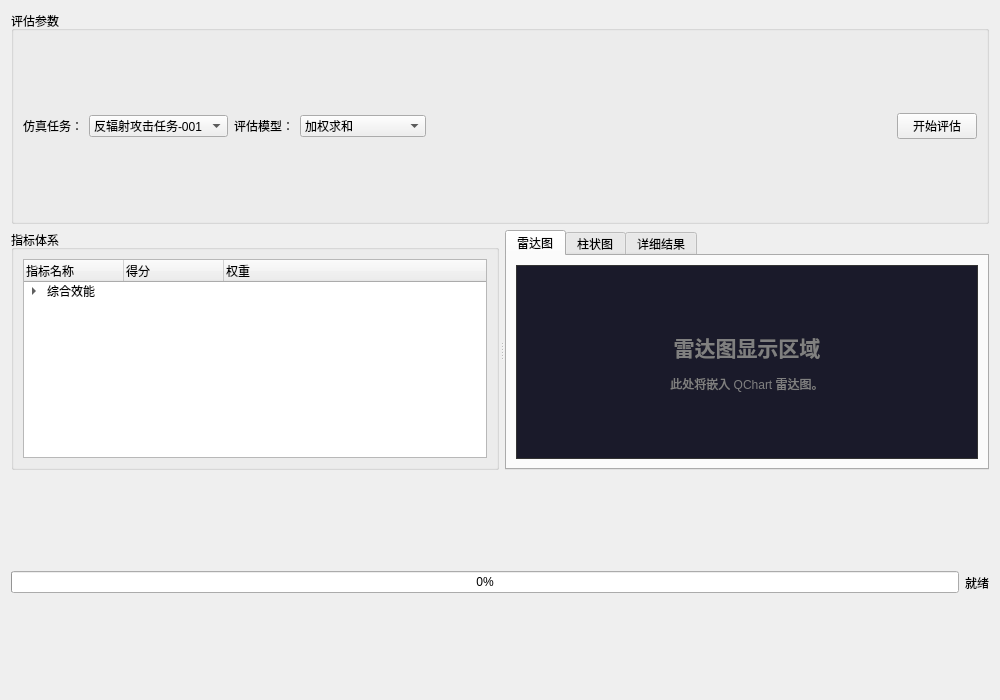
<?xml version="1.0" encoding="UTF-8"?>
<ui version="4.0">
 <class>EvaluationCalcWidget</class>
 <widget class="QWidget" name="EvaluationCalcWidget">
  <property name="geometry">
   <rect>
    <x>0</x>
    <y>0</y>
    <width>1000</width>
    <height>700</height>
   </rect>
  </property>
  <property name="windowTitle">
   <string>评估计算</string>
  </property>
  <layout class="QVBoxLayout" name="verticalLayout">
   <!-- 顶部参数区域 -->
   <item>
    <widget class="QGroupBox" name="groupBoxParams">
     <property name="title">
      <string>评估参数</string>
     </property>
     <layout class="QHBoxLayout" name="horizontalLayout_2">
      <item>
       <widget class="QLabel" name="labelTask">
        <property name="text">
         <string>仿真任务：</string>
        </property>
       </widget>
      </item>
      <item>
       <widget class="QComboBox" name="comboTask">
        <item>
         <property name="text">
          <string>反辐射攻击任务-001</string>
         </property>
        </item>
        <item>
         <property name="text">
          <string>协同压制任务-002</string>
         </property>
        </item>
       </widget>
      </item>
      <item>
       <widget class="QLabel" name="labelModel">
        <property name="text">
         <string>评估模型：</string>
        </property>
       </widget>
      </item>
      <item>
       <widget class="QComboBox" name="comboModel">
        <item>
         <property name="text">
          <string>加权求和</string>
         </property>
        </item>
        <item>
         <property name="text">
          <string>层次分析法 (AHP)</string>
         </property>
        </item>
        <item>
         <property name="text">
          <string>TOPSIS</string>
         </property>
        </item>
        <item>
         <property name="text">
          <string>模糊综合评判</string>
         </property>
        </item>
       </widget>
      </item>
      <item>
       <spacer name="horizontalSpacer">
        <property name="orientation">
         <enum>Qt::Horizontal</enum>
        </property>
        <property name="sizeHint" stdset="0">
         <size>
          <width>40</width>
          <height>20</height>
         </size>
        </property>
       </spacer>
      </item>
      <item>
       <widget class="QPushButton" name="btnCalc">
        <property name="text">
         <string>开始评估</string>
        </property>
       </widget>
      </item>
     </layout>
    </widget>
   </item>
   <!-- 主内容区域：指标体系树 + 结果展示 -->
   <item>
    <widget class="QSplitter" name="splitter">
     <property name="orientation">
      <enum>Qt::Horizontal</enum>
     </property>
     <property name="handleWidth">
      <number>6</number>
     </property>
     <!-- 左侧指标体系树 -->
     <widget class="QGroupBox" name="groupBoxTree">
      <property name="title">
       <string>指标体系</string>
      </property>
      <layout class="QVBoxLayout" name="verticalLayout_2">
       <item>
        <widget class="QTreeWidget" name="treeIndicators">
         <property name="headerHidden">
          <bool>false</bool>
         </property>
         <column>
          <property name="text">
           <string>指标名称</string>
          </property>
         </column>
         <column>
          <property name="text">
           <string>得分</string>
          </property>
         </column>
         <column>
          <property name="text">
           <string>权重</string>
          </property>
         </column>
         <item>
          <property name="text">
           <string>综合效能</string>
          </property>
          <item>
           <property name="text">
            <string>目标摧毁概率</string>
           </property>
          </item>
          <item>
           <property name="text">
            <string>无人机生存率</string>
           </property>
          </item>
          <item>
           <property name="text">
            <string>弹药消耗</string>
           </property>
          </item>
         </item>
        </widget>
       </item>
      </layout>
     </widget>
     <!-- 右侧结果展示区域 -->
     <widget class="QTabWidget" name="tabWidgetResult">
      <property name="currentIndex">
       <number>0</number>
      </property>
      <!-- 雷达图页 -->
      <widget class="QWidget" name="tabRadar">
       <attribute name="title">
        <string>雷达图</string>
       </attribute>
       <layout class="QVBoxLayout" name="verticalLayout_3">
        <item>
         <widget class="QLabel" name="labelRadarPlaceholder">
          <property name="text">
           <string>&lt;html&gt;&lt;head/&gt;&lt;body&gt;&lt;p align=&quot;center&quot;&gt;&lt;span style=&quot; font-size:16pt; font-weight:600; color:#808080;&quot;&gt;雷达图显示区域&lt;/span&gt;&lt;/p&gt;&lt;p align=&quot;center&quot;&gt;&lt;span style=&quot; color:#808080;&quot;&gt;此处将嵌入 QChart 雷达图。&lt;/span&gt;&lt;/p&gt;&lt;/body&gt;&lt;/html&gt;</string>
          </property>
          <property name="alignment">
           <set>Qt::AlignCenter</set>
          </property>
          <property name="wordWrap">
           <bool>true</bool>
          </property>
          <property name="styleSheet">
           <string notr="true">background-color: #1a1a2a; color: white; border: 1px solid #333;</string>
          </property>
         </widget>
        </item>
       </layout>
      </widget>
      <!-- 柱状图页 -->
      <widget class="QWidget" name="tabBar">
       <attribute name="title">
        <string>柱状图</string>
       </attribute>
       <layout class="QVBoxLayout" name="verticalLayout_4">
        <item>
         <widget class="QLabel" name="labelBarPlaceholder">
          <property name="text">
           <string>&lt;html&gt;&lt;head/&gt;&lt;body&gt;&lt;p align=&quot;center&quot;&gt;&lt;span style=&quot; font-size:16pt; font-weight:600; color:#808080;&quot;&gt;柱状图显示区域&lt;/span&gt;&lt;/p&gt;&lt;p align=&quot;center&quot;&gt;&lt;span style=&quot; color:#808080;&quot;&gt;此处将嵌入 QChart 柱状图。&lt;/span&gt;&lt;/p&gt;&lt;/body&gt;&lt;/html&gt;</string>
          </property>
          <property name="alignment">
           <set>Qt::AlignCenter</set>
          </property>
          <property name="wordWrap">
           <bool>true</bool>
          </property>
          <property name="styleSheet">
           <string notr="true">background-color: #1a1a2a; color: white; border: 1px solid #333;</string>
          </property>
         </widget>
        </item>
       </layout>
      </widget>
      <!-- 详细表格页 -->
      <widget class="QWidget" name="tabTable">
       <attribute name="title">
        <string>详细结果</string>
       </attribute>
       <layout class="QVBoxLayout" name="verticalLayout_5">
        <item>
         <widget class="QTableWidget" name="tableResult">
          <property name="columnCount">
           <number>3</number>
          </property>
          <attribute name="horizontalHeaderStretchLastSection">
           <bool>true</bool>
          </attribute>
          <column>
           <property name="text">
            <string>指标</string>
           </property>
          </column>
          <column>
           <property name="text">
            <string>得分</string>
           </property>
          </column>
          <column>
           <property name="text">
            <string>权重</string>
           </property>
          </column>
         </widget>
        </item>
       </layout>
      </widget>
     </widget>
    </widget>
   </item>
   <!-- 底部进度条和状态 -->
   <item>
    <layout class="QHBoxLayout" name="horizontalLayout">
     <item>
      <widget class="QProgressBar" name="progressBar">
       <property name="value">
        <number>0</number>
       </property>
      </widget>
     </item>
     <item>
      <widget class="QLabel" name="labelStatus">
       <property name="text">
        <string>就绪</string>
       </property>
      </widget>
     </item>
    </layout>
   </item>
  </layout>
 </widget>
 <resources/>
 <connections/>
</ui>
